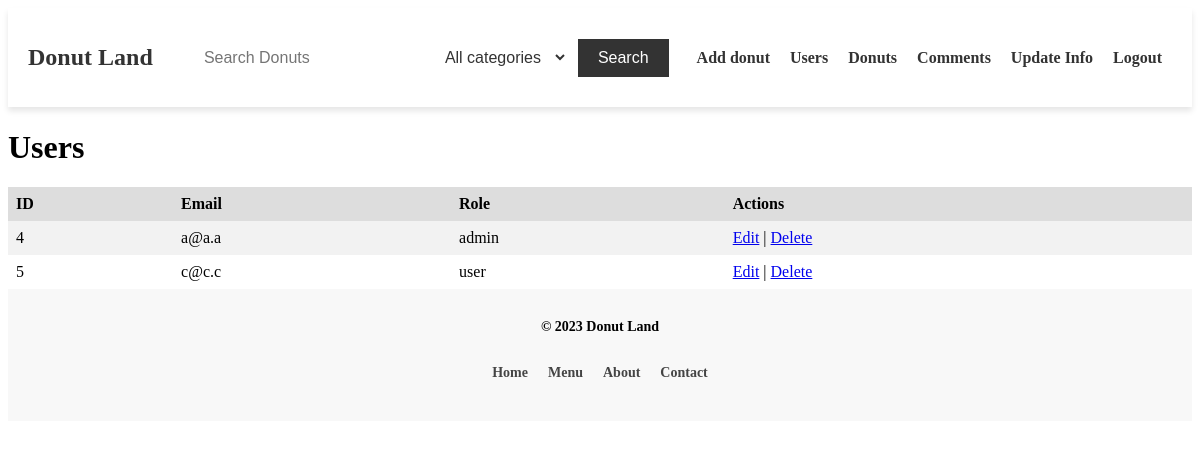
/admin/users.php (signed in), run on the app's committed database.
### tables this page shows
CREATE TABLE `users` (
  `id` int(11) NOT NULL,
  `name` varchar(30) NOT NULL,
  `email` varchar(100) NOT NULL,
  `password` varchar(100) NOT NULL,
  `role` varchar(10) NOT NULL,
  `created_at` timestamp NOT NULL DEFAULT current_timestamp() ON UPDATE current_timestamp()
);

### admin/users.php (the view, shortened to what this page needs)
<!DOCTYPE html>
<html lang="en">
<head>
  <link rel="stylesheet" href="/styles/admin/user/users.css">
</head>
<body>
  <?php include '../header.php';?>
<?php
  require_once '../database/connect.php';
  $sql = 'SELECT * FROM users;';
  $stmt = $pdo->prepare($sql);
  $stmt->execute();
  $users = $stmt->fetchAll(PDO::FETCH_ASSOC);
  echo '<h1>Users</h1>';
  echo '<table>';
  echo '<tr><th>ID</th><th>Email</th><th>Role</th><th>Actions</th></tr>';
  foreach ($users as $user) {
    echo '<tr>';
    echo '<td>' . $user['id'] . '</td>';
    echo '<td>' . $user['email'] . '</td>';
    echo '<td>' . $user['role'] . '</td>';
    echo '<td><a href="./edit_user?id='.$user['id'].'">Edit</a> | <a href="../scripts/user/delete?id='.$user['id'].'">Delete</a></td>';
    echo '</tr>';
  }
  echo '</table>';
?>
  <?php include '../footer.php';?>
</body>
</html>

### styles/admin/user/users.css (style rules this page uses)
table { border-collapse: collapse; width: 100%; }
th, td { text-align: left; padding: 8px; }
th { background-color: #ddd; }
tr:nth-child(even) { background-color: #f2f2f2; }

### data on the page
users: id "4", email "a@a.a", role "admin"
users: id "5", email "c@c.c", role "user"
